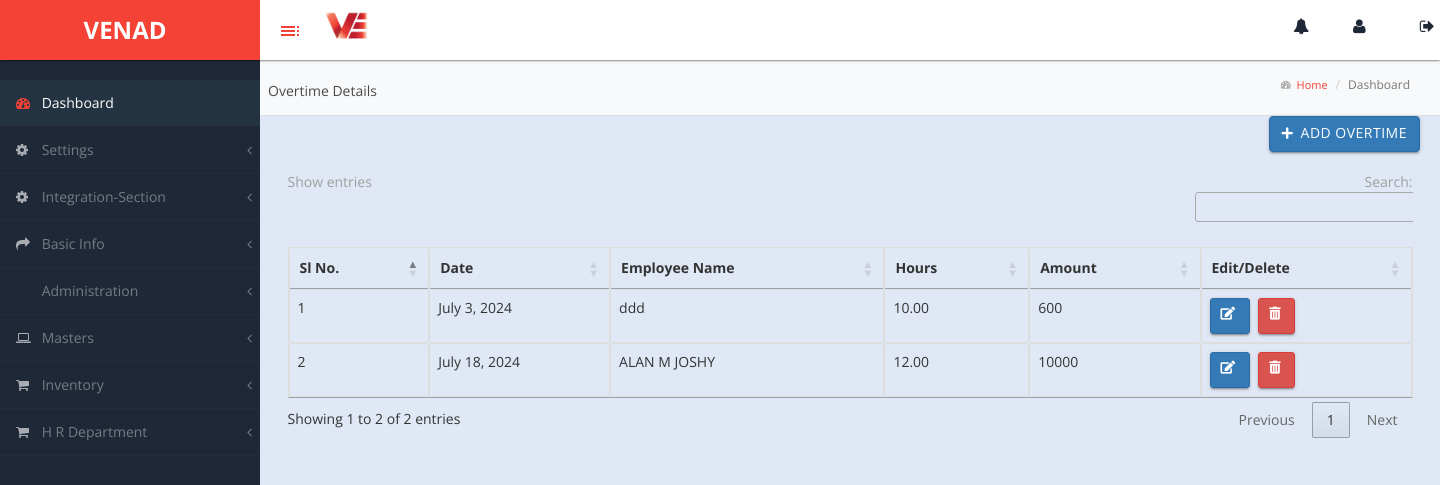
The page /Overtime_details/ on the database its author committed.
### venadapp/models.py (models this page shows, shortened)
class Overtime(models.Model):
    employee = models.ForeignKey(Employee, on_delete=models.CASCADE, null=True)
    date = models.DateField(null=True)
    hours = models.DecimalField(max_digits=5, decimal_places=2, null=True)
    amount = models.CharField(max_length=50, null=True)

class Employee(models.Model):
    emp_type=models.CharField(max_length=100,null=True)
    photo = models.ImageField(upload_to='photos/', null=True, blank=True)
    employee_id = models.CharField(max_length=50, null=True)  # Assuming it's unique
    name = models.CharField(max_length=255)
    blood_group = models.CharField(max_length=10, null=True, blank=True)
    designation = models.CharField(max_length=255)
    address = models.CharField(max_length=350)
    phone = models.CharField(max_length=20)
    phone_2 = models.CharField(max_length=20, null=True, blank=True)
    email = models.EmailField(max_length=255)
    doj = models.DateField()  # Date of Joining
    basic_salary = models.DecimalField(max_digits=10, decimal_places=2)
    ac_number = models.CharField(max_length=255)  # Account Number
    govt_id = models.ImageField(upload_to='photos/', null=True, blank=True)

### venadapp/views.py (the view)
# urls.py: path("Overtime_details/",views.overtime_details),
def overtime_details(request):
    overtimes = Overtime.objects.all()  # Fetch all overtime records
    context = {
        'overtimes': overtimes
    }
    return render(request, 'overtime_details.html', context)

### templates/overtime_details.html (shortened to what this page needs)
<!DOCTYPE html>
{% load static %}
<head>
    <link rel="stylesheet" href="https://cdn.datatables.net/1.11.5/css/jquery.dataTables.min.css">
    <link rel="stylesheet" href="https://cdnjs.cloudflare.com/ajax/libs/font-awesome/5.15.4/css/all.min.css">
</head>
<body>
{% include 'base.html' %}
<div id="page-wrapper">
    <div class="header">
        <div class="navbar2">
            <p class="financial-year">Overtime Details</p>
            <ol class="breadcrumb">
                <li><i style="font-size: 10px; padding-top: 5px;" class="fa fa-tachometer"></i><a href="#"> &nbsp;&nbsp;Home</a></li>
                <li class="active">Dashboard</li>
            </ol>
        </div>
    </div>
    <div class="container mt-5 position-relative">
        <div class="add-button-container">
            <a href="/overtimeadd/" class="btn btn-primary btn-icon">
                <i class="fas fa-plus"></i> Add Overtime
            </a>
        </div>
        <div class="row">
            <div class="col-md-12">
                <div class="table-responsive">
                    <table class="table table-bordered" id="overtimeTable">
                        <thead>
                            <tr>
                                <th>Sl No.</th>
                                <th>Date</th>
                                <th>Employee Name</th>
                                <th>Hours</th>
                                <th>Amount</th>
                                <th>Edit/Delete</th>
                            </tr>
                        </thead>
                        <tbody>
                            {% for overtime in overtimes %}
                            <tr>
                                <td>{{ forloop.counter }}</td>
                                <td>{{ overtime.date }}</td>
                                <td>{{ overtime.employee.name }}</td>
                                <td>{{ overtime.hours }}</td>
                                <td>{{ overtime.amount }}</td>
                                <td>
                                    <form method="post" action="#">
                                        <a href='/overtime_edit_page/{{overtime.id}}'    class="btn btn-sm btn-primary btn-icon custom-edit-button">
                                            <i class="fas fa-edit"></i>
                                        </a>
                                        <a href="/delete_overtime/{{overtime.id}}" class="btn btn-sm btn-danger btn-icon custom-delete-button" onclick="return confirm('Do you want to delete this entry?');">
                                            <i class="fas fa-trash-alt"></i>
                                        </a>
                                    </form>
                                </td>
                            </tr>
                            {% endfor %}
                        </tbody>
                    </table>
                </div>
            </div>
        </div>
    </div>
</div>
</body>
</html>

### static/css/custom-styles.css (style rules this page uses)
body { font-family: 'Open Sans', sans-serif; background: #1F2837; }
#page-wrapper { padding: 15px 15px; min-height: 600px; background: #ececec; }
p { font-size: 14px; line-height:25px; }
#page-wrapper { position: relative; top: 55px; -moz-box-shadow: 0 0 10px #757575; }
.breadcrumb { padding: 10px 10px 10px 20px;margin-bottom: 0;list-style: none;border-radius: 0;background: transparent;line-height: 20px;font-size: 11px;margin-left: 14px; }
#page-wrapper { background: #e0e8f5; }
@media (min-width:768px) { #page-wrapper { margin: 0 0 0 260px; padding: 0; min-height: 1200px; } }
.header .breadcrumb:before { font-size: 11px; margin-right: 0px; color: #717171; display: none; }
.header .breadcrumb li a { font-size: 11px; font-size: 11px; text-decoration: none; color: #717171; text-decoration: none; color: #f44336; }

### templates/overtime_details.html (style rules this page uses)
.btn-icon { display: flex; align-items: center; font-size: 0.8em; padding: 0.2rem 0.4rem; }
.btn-icon i { margin-right: 3px; }
.navbar2 { display: flex; justify-content: space-between; align-items: center; background-color: #f8f9fa; padding: 10px 20px; border-bottom: 1px solid #dee2e6; }
.financial-year, .current-date { margin: 0; }
.breadcrumb { margin: 0; padding: 0; background: none; }
.breadcrumb li { display: inline; font-size: 12px; }
.breadcrumb li a { text-decoration: none; }
.add-button-container { display: flex; justify-content: flex-end; margin-bottom: 20px; }
.custom-edit-button { font-size: 0.8em; padding: 0.2rem 0.4rem; }
.custom-delete-button { font-size: 0.8em; padding: 0.2rem 0.4rem; margin-left: 5px; }
.custom-delete-button i { margin-right: 3px; }

### templates/base.html (style rules this page uses)
.navbar2 { display: flex; align-items: center; padding-left: 8px; }
.financial-year { padding-top: 10px; color: rgb(73, 73, 73); margin-right: 20px; }

### rows shown on the page
Overtime: date "July 3, 2024", employee.name "ddd", hours "10.00", amount "600"
Overtime: date "July 18, 2024", employee.name "ALAN M JOSHY", hours "12.00", amount "10000"
